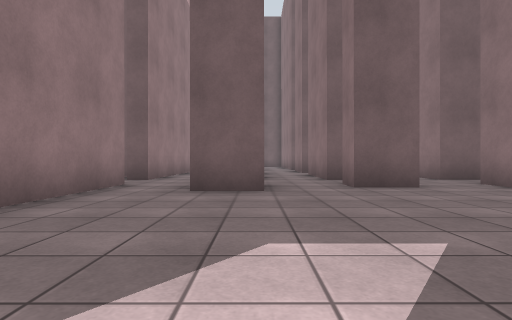
View 1 (above)

24 first-person views from a walk through a world built for the Gazebo simulator. The camera is 0.94 m above the floor, looks level and sees 80° across. The floor is counted in squares, 2 m on a side. Each view is taken from the middle of a square. On the plan, view 1 faces up. The plan holds only what a view shows up to about 9 squares ahead; the rest is blank. The place goes on beyond the plan.

View 2
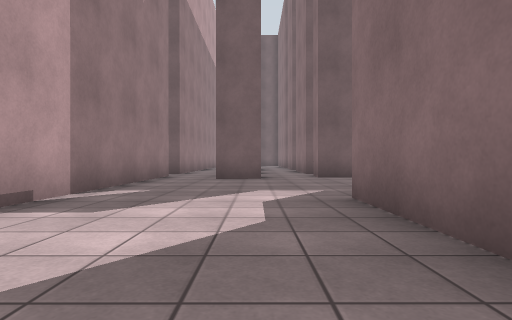

View 3
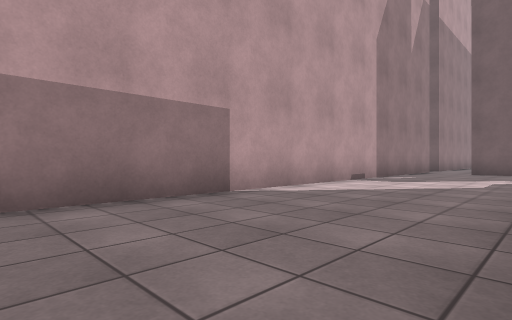

View 4
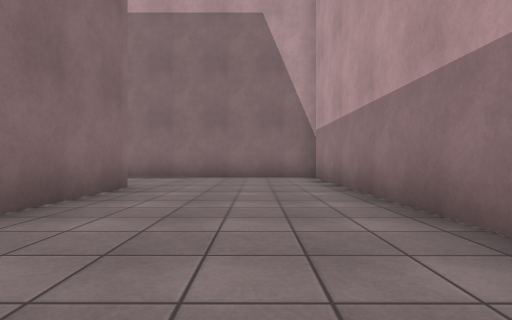

View 5
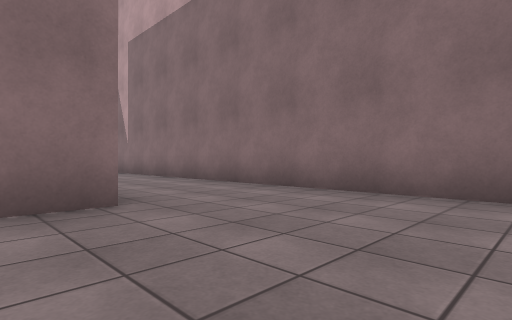

View 6
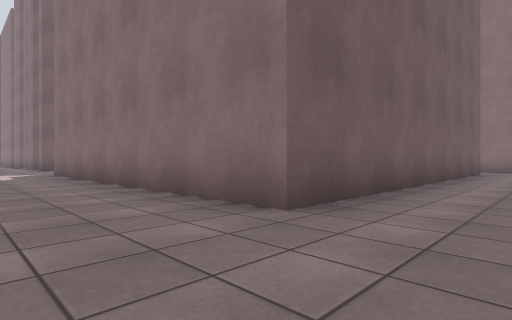

View 7
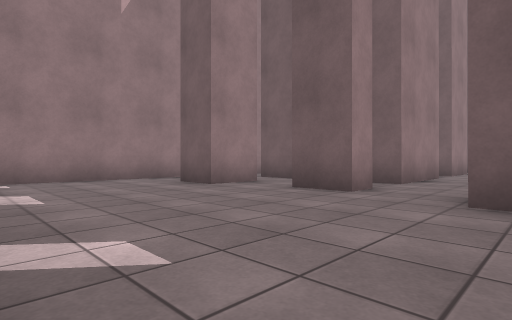

View 8
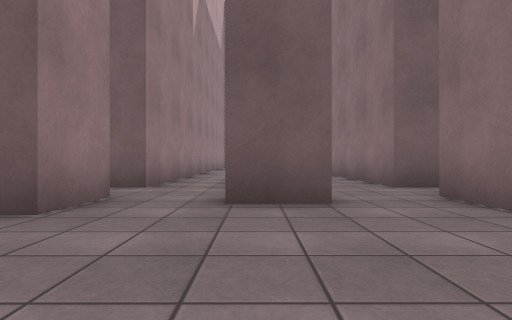

View 9
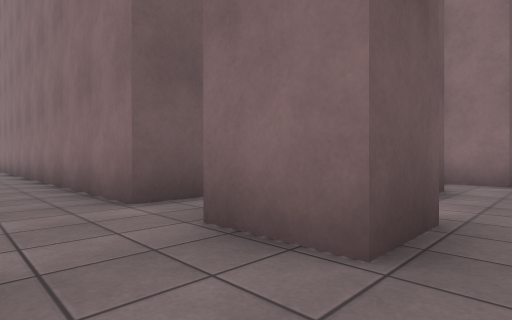

View 10
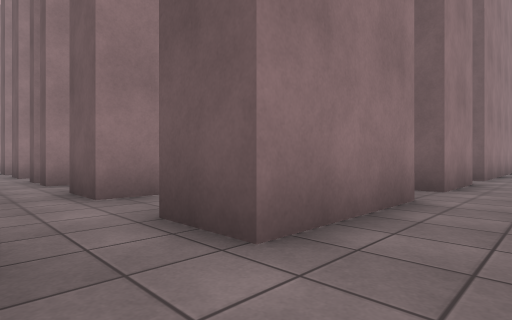

View 11
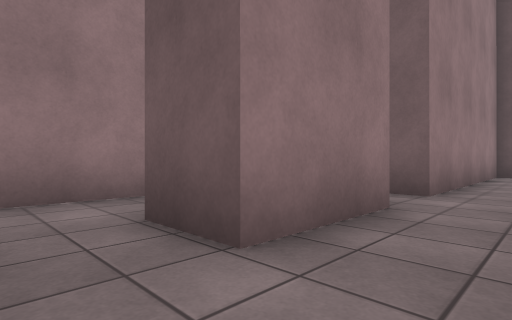

View 12
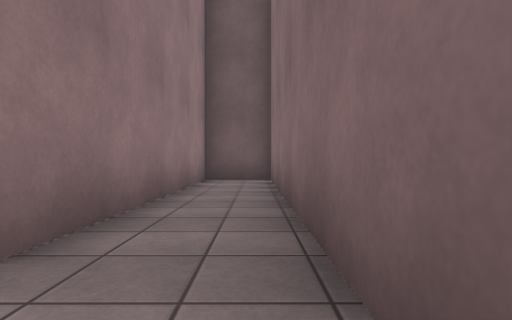

View 13
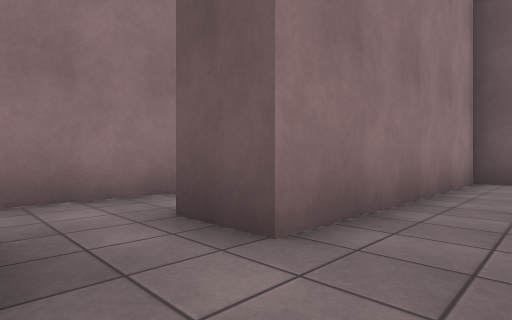

View 14
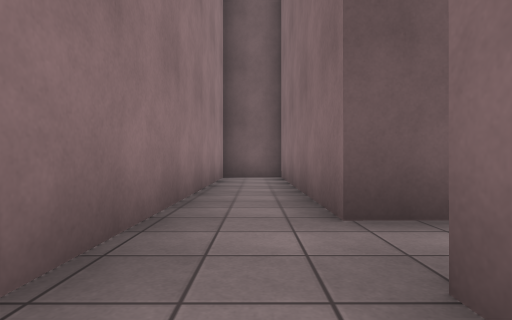

View 15
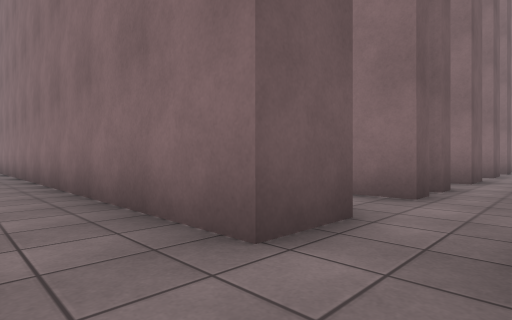

View 16
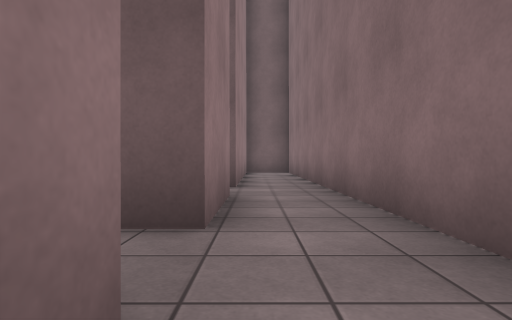

View 17
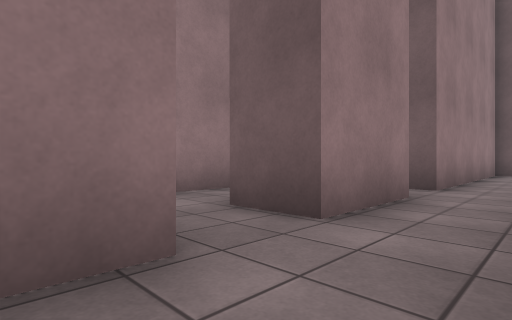

View 18
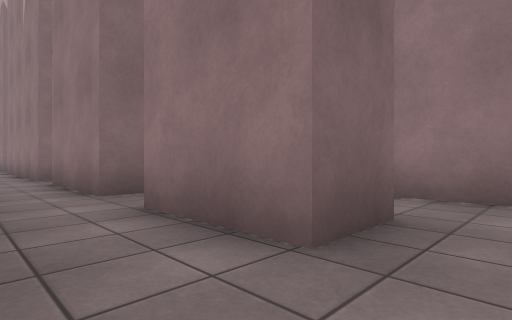

View 19
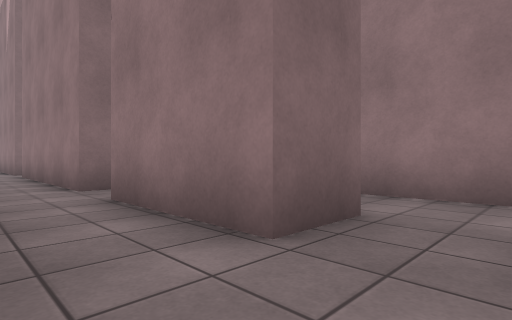

View 20
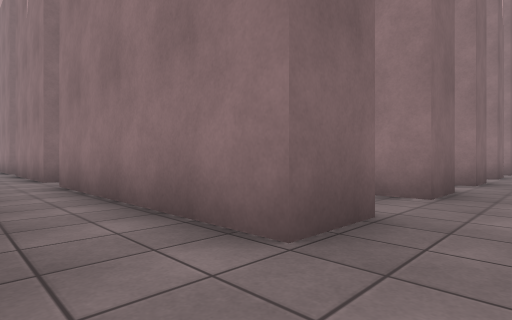

View 21
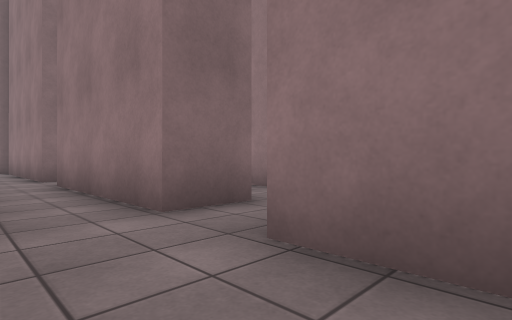

View 22
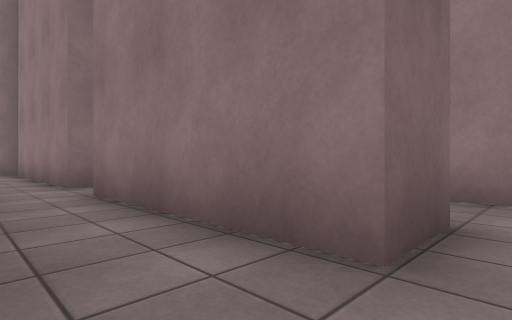

View 23
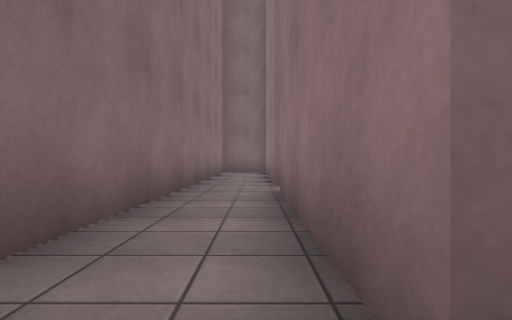

View 24
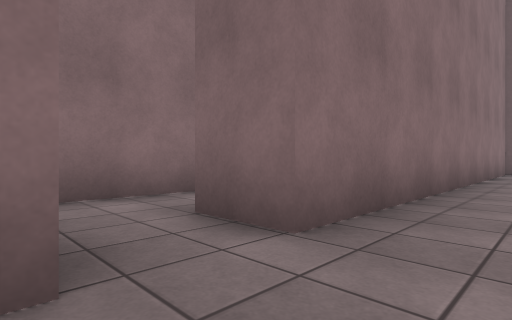

### Floor plan
Ten units are one square. View 1 is at (0, 0); x grows to the right and y downward. Boxes are objects, and circles mark ways between rooms. Rooms are numbered by the first view taken in them; rooms with no view inside come last. Other rooms are left out.
<svg viewBox="-115 -208 175 326">
<path fill="none" stroke="#000" d="M-25 -45 -25 109M55 82 12 82 12 -9M55 -46 44 -46 44 -60M1 -60 1 -46 -10 -46M28 -60 28 -52 17 -52 17 -59M-26 113 55 113M54 -72 44 -72 44 -94M1 -94 1 -72M28 -99 28 -72 17 -72 17 -90M28 -131 28 -111M44 -94 44 -134M28 -111 16 -111M1 -136 1 -94M-84 5 -84 45M-88 57 -84 57 -84 108M-84 -59 -84 -6M-56 -72 -68 -72 -68 -94M-68 105 -68 5 -56 5M-85 113 -79 113M-84 -98 -84 -71M-84 -200 -84 -144M-79 -203 -84 -203M-68 -136 -68 -180M-84 -131 -84 -111M-68 -94 -68 -136M44 -134 44 -203 28 -203 28 -144M1 -200 1 -136M28 -144 17 -144 17 -199M18 -203 0 -203M-95 -98 -84 -98M-84 -111 -95 -111M-110 -138 -110 -90"/>
<circle cx="35" cy="-85" r="3" fill="#2a7"/>
<circle cx="10" cy="-85" r="3" fill="#2a7"/>
<circle cx="20" cy="-105" r="3" fill="#2a7"/>
<circle cx="35" cy="-125" r="3" fill="#2a7"/>
<circle cx="10" cy="-125" r="3" fill="#2a7"/>
<circle cx="-75" cy="-85" r="3" fill="#2a7"/>
<circle cx="-75" cy="-125" r="3" fill="#2a7"/>
<circle cx="-90" cy="-105" r="3" fill="#2a7"/>
<circle cx="20" cy="-140" r="3" fill="#2a7"/>
<text x="10" y="20">1</text>
<text x="30" y="-120">2</text>
<text x="10" y="-110">3</text>
<text x="-70" y="10">4</text>
<text x="-80" y="-170">5</text>
<text x="-80" y="-120">6</text>
<text x="30" y="-170">7</text>
<text x="10" y="-170">8</text>
<text x="-100" y="-110">9</text>
</svg>
Room 1 opens to room 2. Room 1 opens to room 3. Room 2 opens to room 3. Room 2 opens to room 7. Room 3 opens to room 8. Room 4 opens to room 6. Room 5 opens to room 6. Room 6 opens to room 9. Room 7 opens to room 8.

Where each view was taken, in squares from view 1:
view 1: 0 up, 0 right, facing up
view 2: 3 down, 0 right, facing up
view 3: 7 down, 1 right, facing up-left
view 4: 3 down, 1 left, facing down
view 5: 7 down, 2 left, facing down-right
view 6: 10 down, 1 left, facing up-right
view 7: 1 up, 5 right, facing up-left
view 8: 2 up, 2 right, facing up
view 9: 4 up, 3 right, facing up-right
view 10: 6 up, 4 right, facing up-left
view 11: 10 up, 4 right, facing up-left
view 12: 13 up, 4 right, facing up
view 13: 13 up, 4 right, facing up-left
view 14: 12 up, 1 right, facing up
view 15: 6 up, 8 left, facing up-right
view 16: 9 up, 8 left, facing up
view 17: 9 up, 7 left, facing up-left
view 18: 14 up, 7 left, facing down-left
view 19: 11 up, 7 left, facing down-left
view 20: 7 up, 7 left, facing down-left
view 21: 2 up, 7 left, facing down-left
view 22: 0 up, 7 left, facing down-left
view 23: 0 up, 8 left, facing down
view 24: 1 up, 8 left, facing down-right
